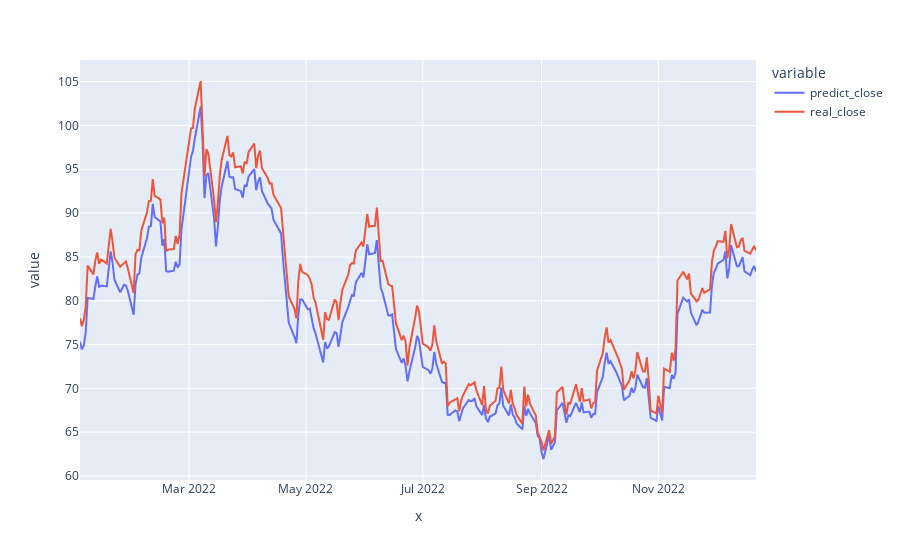

The notebook cell saved with this chart:
### Markdown cell above
## Predição

### Code cell
import plotly.express as px
fig = px.line(df_valid, x=df_valid.index.values, y=df_valid.columns)
fig.show()

### Figure 1 — Plotly figure (JSON) as saved in the notebook; plotly's stock layout.template omitted (floating-point values rounded to 4 significant figures; data arrays with more than 128 entries replaced by an {"elided": "..."} marker saying what was removed)
{"data": [{"hovertemplate": "variable=predict_close<br>x=%{x}<br>value=%{y}<extra></extra>", "legendgroup": "predict_close", "line": {"color": "#636efa", "dash": "solid"}, "marker": {"symbol": "circle"}, "mode": "lines", "name": "predict_close", "orientation": "v", "showlegend": true, "type": "scatter", "x": {"elided": "245 str values"}, "xaxis": "x", "y": {"elided": "245 float values"}, "yaxis": "y"}, {"hovertemplate": "variable=real_close<br>x=%{x}<br>value=%{y}<extra></extra>", "legendgroup": "real_close", "line": {"color": "#EF553B", "dash": "solid"}, "marker": {"symbol": "circle"}, "mode": "lines", "name": "real_close", "orientation": "v", "showlegend": true, "type": "scatter", "x": {"elided": "245 str values"}, "xaxis": "x", "y": {"elided": "245 float values"}, "yaxis": "y"}], "layout": {"legend": {"title": {"text": "variable"}, "tracegroupgap": 0}, "margin": {"t": 60}, "xaxis": {"anchor": "y", "domain": [0, 1], "title": {"text": "x"}}, "yaxis": {"anchor": "x", "domain": [0, 1], "title": {"text": "value"}}}}
